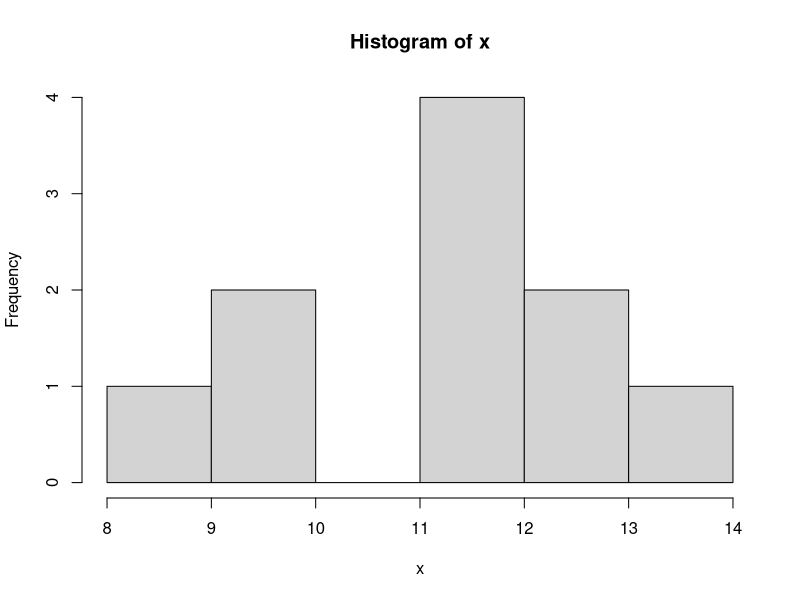
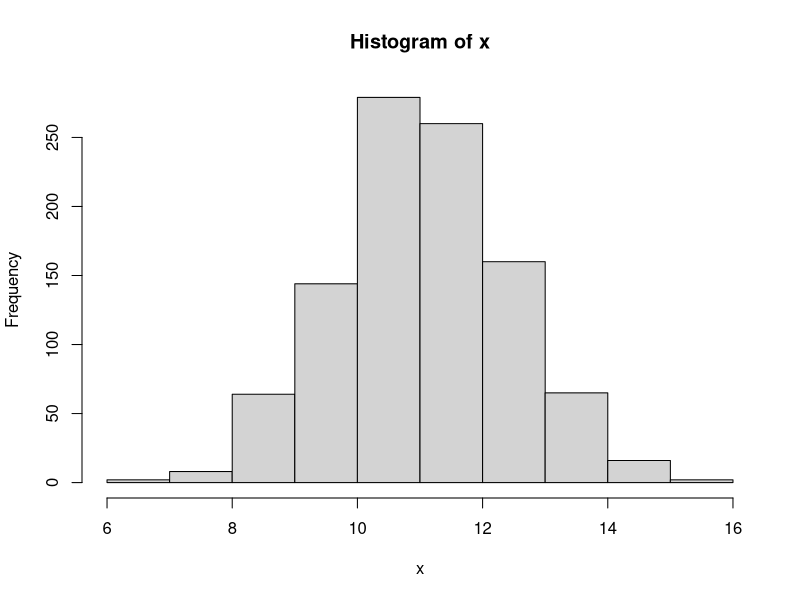
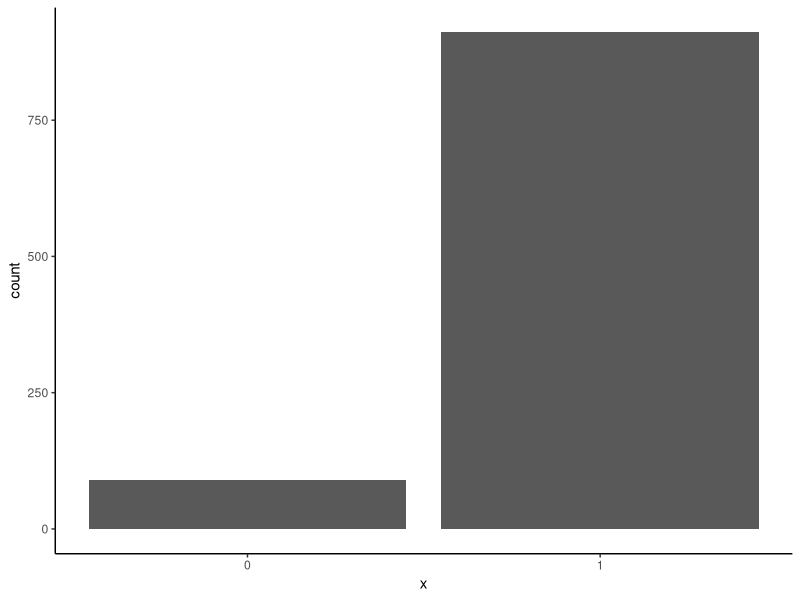
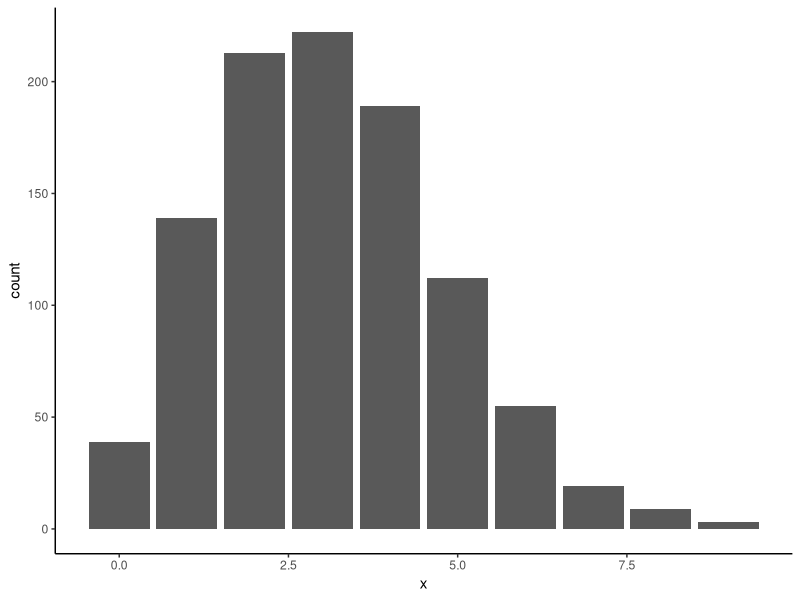
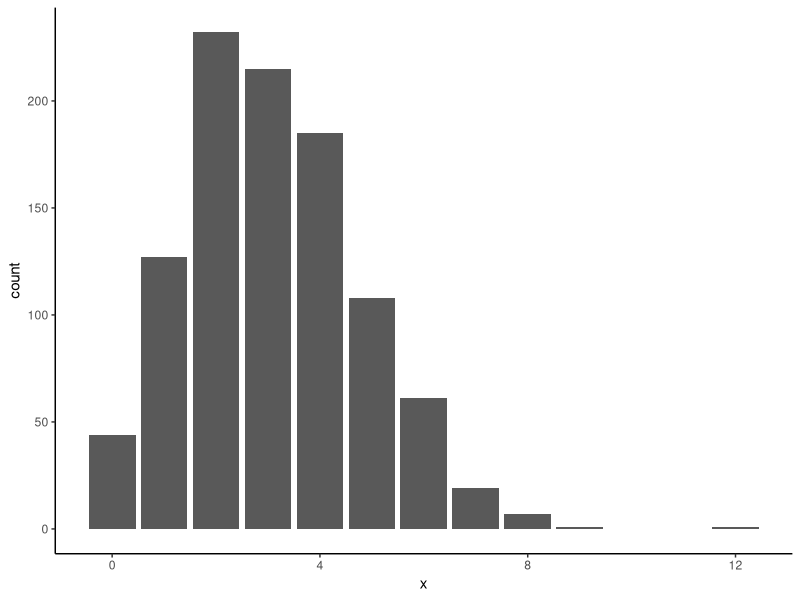
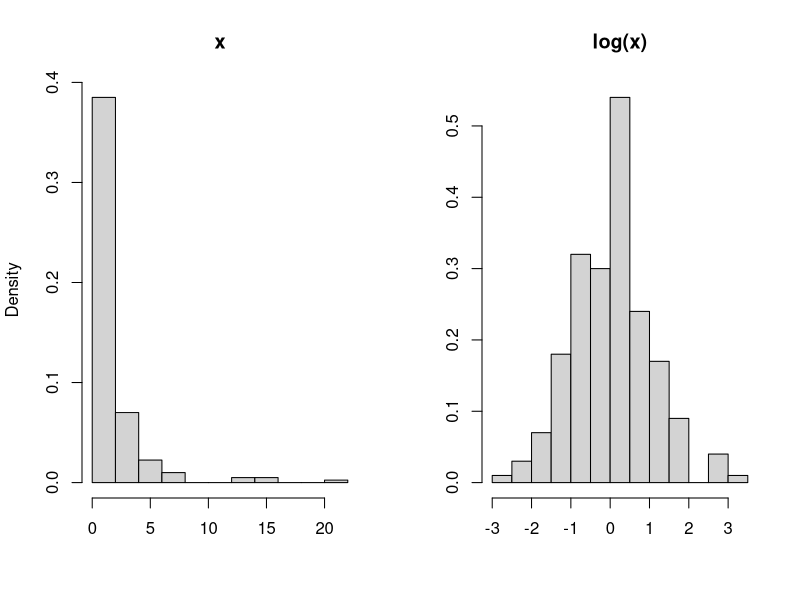
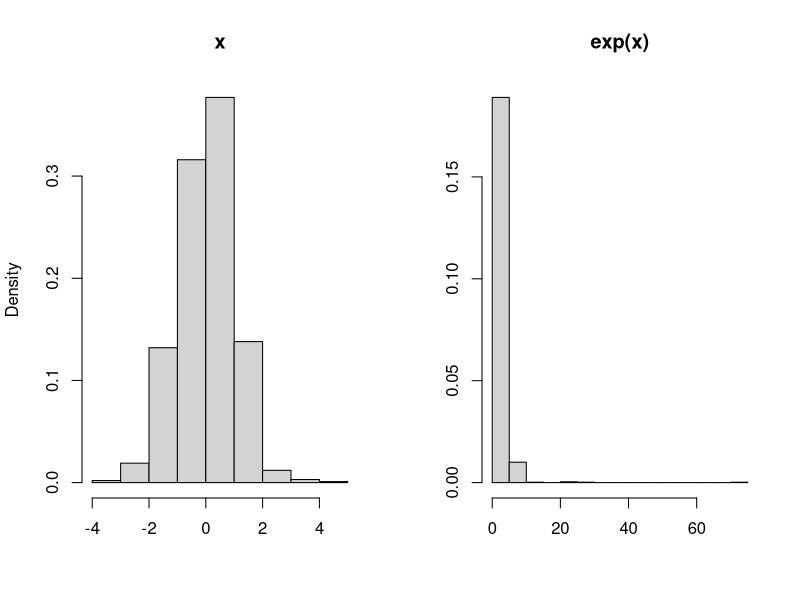
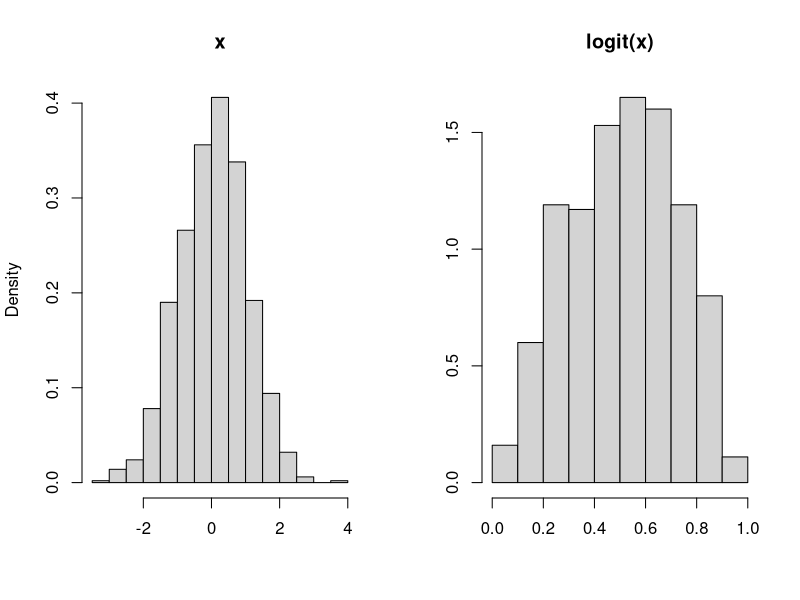

Write R code to recreate these figures, in order.
## ---- chunk 1
knitr::opts_chunk$set(echo = TRUE)
library(tidyverse)
library(here)
penguin <- read_csv(here("data/penguins_clean.csv"))
## ---- chunk 2
rnorm(n = 10, mean = 11, sd = 1.4)
## ---- chunk 3
x <- rnorm(10, mean = 11, sd = 1.4)
hist(x)
mean(x)
sd(x)
## ---- chunk 4
x <- rnorm(1000, mean = 11, sd = 1.4)
hist(x)
mean(x)
sd(x)
## ---- chunk 5
rbinom(n = 10, size = 1, prob = 0.9)
## ---- chunk 6
bern <- tibble::tibble(x = rbinom(n = 1000, size = 1, prob = 0.9))
ggplot(bern, aes(x = x))+
  geom_bar() + 
  theme_classic() +
  scale_x_continuous(breaks = c(0, 1))
## ---- chunk 7
x <- tibble::tibble(x = rpois(1000, 3.1)) 
ggplot(x, aes(x = x))+
  geom_bar() + 
  theme_classic()
## ---- chunk 8
rpois(n = 10, lambda = 3.1)
## ---- chunk 9
x <- tibble::tibble(x = rpois(1000, 3.1)) 
ggplot(x, aes(x = x))+
  geom_bar() + 
  theme_classic()
## ---- chunk 10
par(mfrow = c(1,2))
x <- rlnorm(200)
hist(x, freq = F, main = "x", xlab = NULL)
y <- log(x)
hist(y, freq = F, main = "log(x)", xlab = NULL, ylab = NULL)
## ---- chunk 11
x <- c(2.2, 10, 1.1, 0.005)
log(x)
## ---- chunk 12
x <- rnorm(1000)
par(mfrow = c(1,2))
hist(x, freq = F, main = "x", xlab = NULL)
hist(exp(x), freq = F, main = "exp(x)", xlab = NULL, ylab = NULL)
## ---- chunk 13
x <- rnorm(5, 0, 1)
exp(x)
## ---- chunk 14
x <- rnorm(1000)
y <- plogis(x)
par(mfrow = c(1,2))
hist(x, freq = F, main = "x", xlab = NULL)
hist(y, freq = F, main = "logit(x)", xlab = NULL, ylab = NULL)
## ---- chunk 15
x <- rnorm(20, 0, 1)
plogis(x)
## ---- chunk 16
m1 <- lm(flipper_length_mm ~ body_mass_g, data = penguin)
summary(m1)
## ---- chunk 17
ggplot(penguin, aes(body_mass_g, flipper_length_mm)) + 
  geom_point() + 
  geom_smooth(method = "lm") + 
  theme_classic()
## ---- chunk 18
m1 <- lm(flipper_length_mm ~ body_mass_g + Species, data = penguin)
summary(m1)
## ---- chunk 19
ggplot(penguin, aes(body_mass_g, flipper_length_mm, color = Species)) + 
  geom_point() + 
  geom_smooth(method = "lm") + 
  theme_classic()
## ---- chunk 20
p2 <- penguin %>% 
  mutate(Sex = case_when(
    Sex == "MALE" ~ 0,
    Sex == "FEMALE" ~ 1
  ))
glm(Sex ~ body_mass_g, data = p2, family = "binomial")
## ---- chunk 21
ggplot(p2, aes(x = body_mass_g, y = Sex)) + 
  geom_point() + 
  stat_smooth(method = "glm", 
              method.args = list(family = binomial), 
              se = F) + 
  theme_classic() + 
  scale_y_continuous(breaks = c(0,1))
## ---- chunk 22
dnorm(9, mean = 11, sd = 1.4)
## ---- chunk 23
a <- seq(7, 15, by = 0.01)
b <- dnorm(a, mean = 11, sd = 1.4)
plot(a, b)
## ---- chunk 24
pnorm(9, mean = 11, sd = 1.4)
## ---- chunk 25
qnorm(p = 0.75, mean = 11, sd = 1.4)
